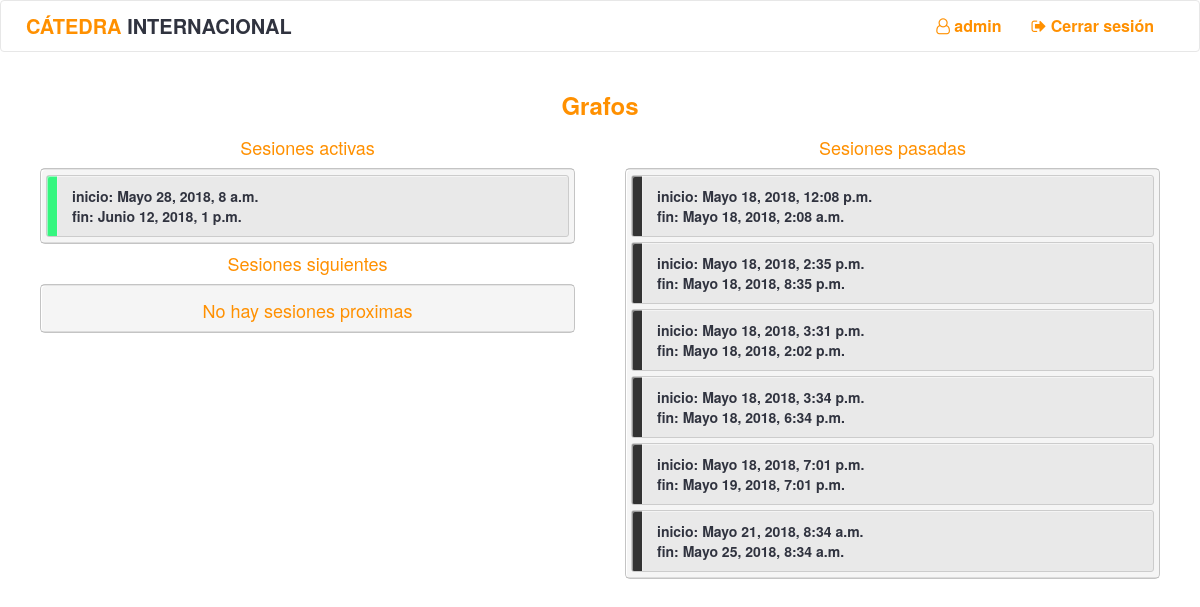
The page /curso/1/ (signed in) on the database as committed earlier.
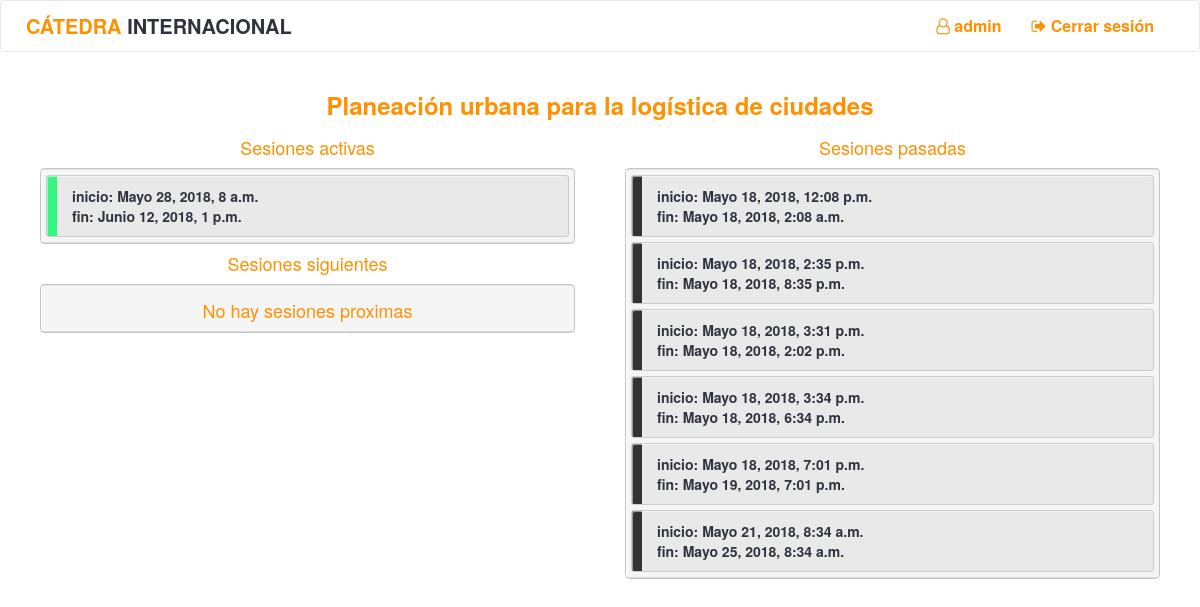
The same page on the database as committed later.
### qr/models.py (models this page shows, shortened)
class Curso(models.Model):
    identificador = models.IntegerField(default=0000, null=False)
    nombre = models.CharField(max_length=300)
    clases = models.ManyToManyField(Clase)
    monitores = models.ManyToManyField(User)

### qr/views.py (the view)
# urls.py: url(r"^curso/(?P<id_curso>[0-9]+)/$", views.curso, name="curso"),
def curso(request, id_curso):
    if not request.user.is_authenticated():
        return redirect('qr:login')
    curso = get_object_or_404(Curso, pk=id_curso)
    if request.user not in curso.monitores.all():
        return redirect('qr:home')
    dateNow = datetime.now(tz=timezone.utc)
    previous = curso.clases.all().filter(fin__lt=dateNow)
    next = curso.clases.all().filter(inicio__gt=dateNow)
    now = curso.clases.all().filter(Q(inicio__lte=dateNow)&Q(fin__gt=dateNow))
    context = {
        "curso" : curso,
        "previous": previous,
        "next": next,
        "now": now
    }
    return render(request, "qr/curso.html", context)

### templates/qr/curso.html (shortened to what this page needs)
{% extends 'qr/base.html' %}
{% load staticfiles %}
{% block head %}
    <link rel="stylesheet" href="{% static "qr/css/curso.css" %}">
{% endblock %}
{% block body %}
    <div class="container">
        <div class="row">
            <h3 class="center"><b>{{ curso.nombre }}</b></h3>
        </div>
        <div class="row ">
            <div class="col-sm-6 sesiones_list">
                <div class="row">
                    <h4 class="center">Sesiones activas</h4>
                    <div class="notebooks" >
                      <ul class="notebook_ul">
                          {%  for clase in now %}
                            <li class="li-clase li-active">
                                <a href="{% url 'qr:clase' curso.id clase.id%}">
                                  inicio: {{clase.inicio}}<br/>
                                  fin: {{clase.fin}}<br/>
                                </a>
                            </li>
                          {% endfor %}
                      </ul>
                    </div>
                </div>
                    <div class="row">
                        <h4 class="center">Sesiones siguientes</h4>
                        <div class="notebooks" >
                            <ul class="notebook_ul">
                             {% if not next %}
                            <h4 class="center">No hay sesiones proximas</h4>
                            {% endif %}
                      </ul>
                    </div>
                </div>
            </div>
            <div class="col-sm-6 sesiones_list">
                <div class="row">
                    <h4 class="center">Sesiones pasadas</h4>
                    <div class="notebooks" >
                        <ul class="notebook_ul">
                            {%  for clase in previous %}
                                <li class="li-clase li-previous">
                                 <a href="{% url 'qr:clase' curso.id clase.id %}">
                                  inicio: {{clase.inicio}}<br/>
                                  fin: {{clase.fin}}<br/>
                                 </a>
                                </li>
                            {% endfor %}
                        </ul>
                    </div>
                </div>
            </div>
        </div>
    </div>
{% endblock %}

Rows that differ between the two databases and show on the page:
changed Curso: nombre "Grafos" → "Planeación urbana para la logística de ciudades"
